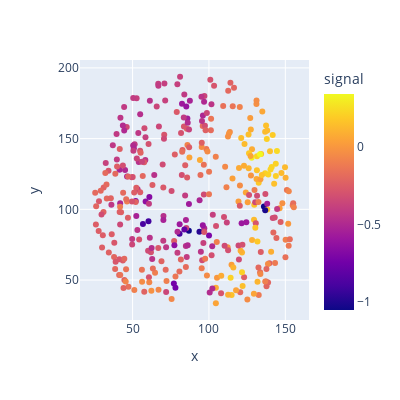
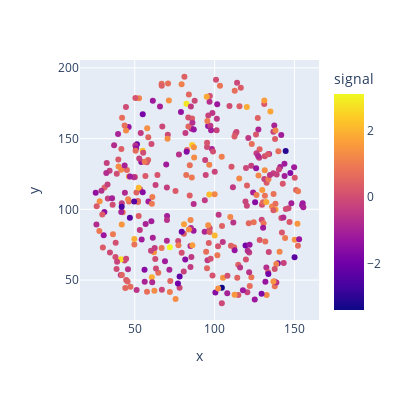
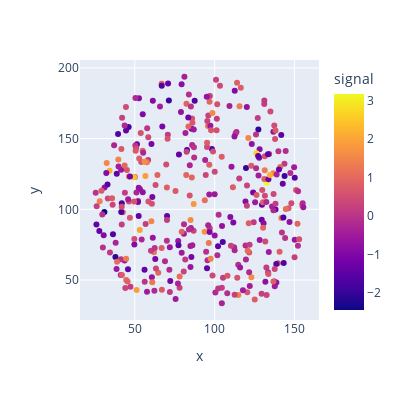

These figures' notebook cell, in order:
### Code cell
sde_solver = EulerMaruyamaSolver(sde=sde, n=100)
with torch.no_grad():
    x0_test_pred = sde_solver.sample_from_terminal(x0=x0_test, control=ModelControl(model))
    x0_test_pred = sde.inverse_transform(x0_test_pred)
    test_w1 = wasserstein_distance(x1_test, x0_test_pred, p=1)
    test_w2 = wasserstein_distance(x1_test, x0_test_pred, p=2)

print(f"Wasserstein-1 distance: {test_w1:.4f}")
print(f"Wasserstein-2 distance: {test_w2:.4f}")

plot_brain_signal_2d(x0_test[0]);
plot_brain_signal_2d(x0_test_pred[0]);
plot_brain_signal_2d(x1_test[0]);

### Figure 1 — Plotly figure (JSON) as saved in the notebook; plotly's stock layout.template omitted (floating-point values rounded to 4 significant figures; data arrays with more than 128 entries replaced by an {"elided": "..."} marker saying what was removed)
{"data": [{"hovertemplate": "x=%{x}<br>y=%{y}<br>signal=%{marker.color}<extra></extra>", "legendgroup": "", "marker": {"color": {"elided": "360 float values"}, "coloraxis": "coloraxis", "size": 6, "symbol": "circle"}, "mode": "markers", "name": "", "orientation": "v", "showlegend": false, "type": "scatter", "x": {"elided": "360 float values"}, "xaxis": "x", "y": {"elided": "360 float values"}, "yaxis": "y"}], "layout": {"coloraxis": {"colorbar": {"title": {"text": "signal"}}, "colorscale": [[0, "#0d0887"], [0.1111, "#46039f"], [0.2222, "#7201a8"], [0.3333, "#9c179e"], [0.4444, "#bd3786"], [0.5556, "#d8576b"], [0.6667, "#ed7953"], [0.7778, "#fb9f3a"], [0.8889, "#fdca26"], [1, "#f0f921"]]}, "height": 400, "legend": {"tracegroupgap": 0}, "margin": {"t": 60}, "width": 400, "xaxis": {"anchor": "y", "domain": [0, 1], "title": {"text": "x"}}, "yaxis": {"anchor": "x", "domain": [0, 1], "title": {"text": "y"}}}}

### Figure 2 — Plotly figure (JSON) as saved in the notebook; plotly's stock layout.template omitted (floating-point values rounded to 4 significant figures; data arrays with more than 128 entries replaced by an {"elided": "..."} marker saying what was removed)
{"data": [{"hovertemplate": "x=%{x}<br>y=%{y}<br>signal=%{marker.color}<extra></extra>", "legendgroup": "", "marker": {"color": {"elided": "360 float values"}, "coloraxis": "coloraxis", "size": 6, "symbol": "circle"}, "mode": "markers", "name": "", "orientation": "v", "showlegend": false, "type": "scatter", "x": {"elided": "360 float values"}, "xaxis": "x", "y": {"elided": "360 float values"}, "yaxis": "y"}], "layout": {"coloraxis": {"colorbar": {"title": {"text": "signal"}}, "colorscale": [[0, "#0d0887"], [0.1111, "#46039f"], [0.2222, "#7201a8"], [0.3333, "#9c179e"], [0.4444, "#bd3786"], [0.5556, "#d8576b"], [0.6667, "#ed7953"], [0.7778, "#fb9f3a"], [0.8889, "#fdca26"], [1, "#f0f921"]]}, "height": 400, "legend": {"tracegroupgap": 0}, "margin": {"t": 60}, "width": 400, "xaxis": {"anchor": "y", "domain": [0, 1], "title": {"text": "x"}}, "yaxis": {"anchor": "x", "domain": [0, 1], "title": {"text": "y"}}}}

### Figure 3 — Plotly figure (JSON) as saved in the notebook; plotly's stock layout.template omitted (floating-point values rounded to 4 significant figures; data arrays with more than 128 entries replaced by an {"elided": "..."} marker saying what was removed)
{"data": [{"hovertemplate": "x=%{x}<br>y=%{y}<br>signal=%{marker.color}<extra></extra>", "legendgroup": "", "marker": {"color": {"elided": "360 float values"}, "coloraxis": "coloraxis", "size": 6, "symbol": "circle"}, "mode": "markers", "name": "", "orientation": "v", "showlegend": false, "type": "scatter", "x": {"elided": "360 float values"}, "xaxis": "x", "y": {"elided": "360 float values"}, "yaxis": "y"}], "layout": {"coloraxis": {"colorbar": {"title": {"text": "signal"}}, "colorscale": [[0, "#0d0887"], [0.1111, "#46039f"], [0.2222, "#7201a8"], [0.3333, "#9c179e"], [0.4444, "#bd3786"], [0.5556, "#d8576b"], [0.6667, "#ed7953"], [0.7778, "#fb9f3a"], [0.8889, "#fdca26"], [1, "#f0f921"]]}, "height": 400, "legend": {"tracegroupgap": 0}, "margin": {"t": 60}, "width": 400, "xaxis": {"anchor": "y", "domain": [0, 1], "title": {"text": "x"}}, "yaxis": {"anchor": "x", "domain": [0, 1], "title": {"text": "y"}}}}
